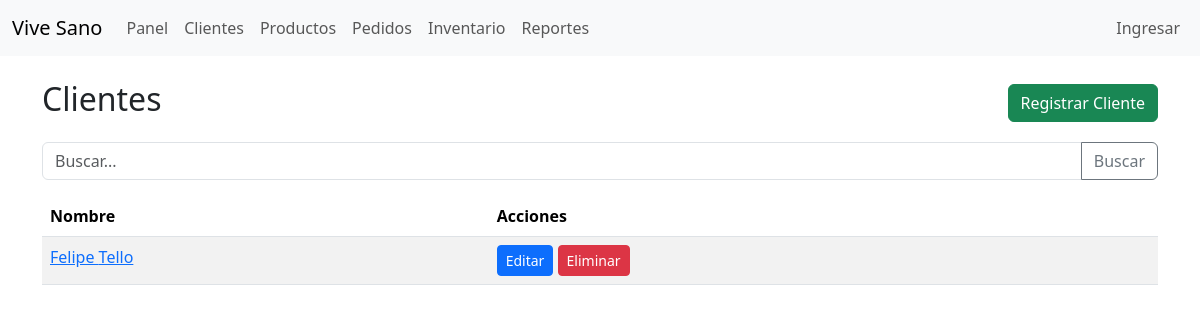
/clientes/listaClientes/, run on an earlier commit of the app's database.
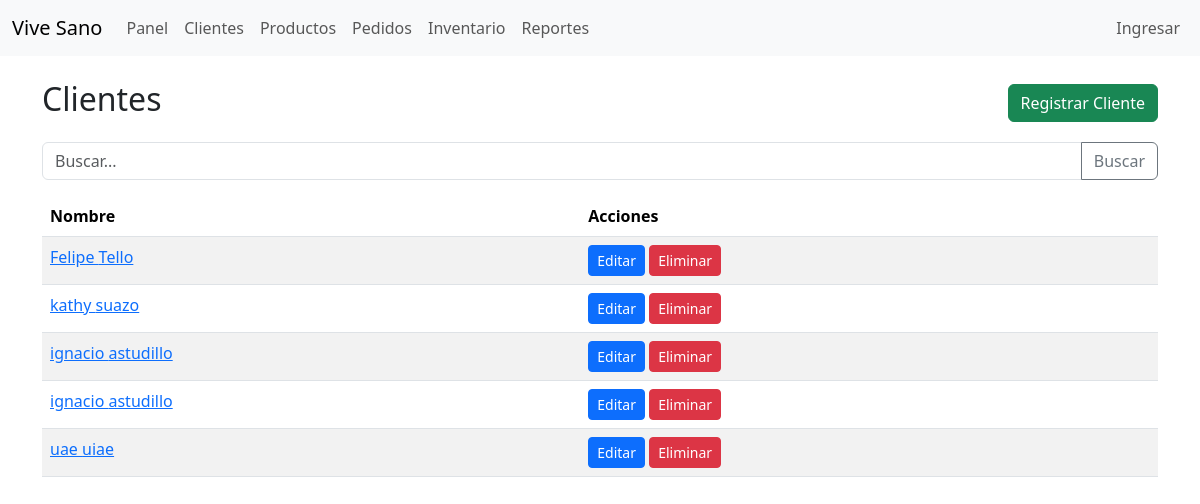
And on a later commit of the database.
### cliente/models.py (models this page shows, shortened)
class Cliente(models.Model):
    nombre_cliente = models.CharField(max_length=100, null = False, blank = False)
    apellido_cliente = models.CharField(max_length=100, null = False, blank = False)
    direccion_cliente = models.CharField(max_length=200)
    telefono_cliente = models.CharField(max_length=15)
    alergia_cliente = models.TextField(max_length=200, null = False, blank = False)

### cliente/views.py (the view)
# urls.py: path('listaClientes/', views.lista_clientes, name = 'lista_clientes'),
def lista_clientes(request):
    clientes = Cliente.objects.all()
    return render(request, 'cliente/listaClientes.html', {'clientes': clientes})

### cliente/templates/cliente/listaClientes.html (shortened to what this page needs)
{% extends 'base.html' %}
{% load static %}
{% block content %}
<div class="d-flex justify-content-between align-items-center">
    <h2>Clientes</h2>
    <a class="btn btn-success" href="/clientes/">Registrar Cliente</a>
</div>
<form class="mt-3 mb-3">
    <div class="input-group">
        <input name="busqueda" value="{{ busqueda }}" class="form-control" placeholder="Buscar...">
        <button class="btn btn-outline-secondary" type="submit">Buscar</button>
    </div>
</form>
<table class="table table-striped">
    <thead>
        <tr>
            <th>Nombre</th>
            <th>Acciones</th>
        </tr>
    </thead>
    <tbody>
        {% for x in clientes %}
        <tr>
            <td><a href="">{{ x.nombre_cliente }} {{ x.apellido_cliente }}</a></td>
            <td>
                <a class="btn btn-sm btn-primary" href="">Editar</a>
                <a class="btn btn-sm btn-danger" href="">Eliminar</a>
            </td>
        </tr>
        {% empty %}
        <tr><td colspan="4">No hay clientes.</td></tr>
        {% endfor %}
    </tbody>
</table>
{% endblock %}

What changed in the data, as far as the page shows it:
added Cliente: nombre_cliente "kathy", apellido_cliente "suazo"
added Cliente: nombre_cliente "ignacio", apellido_cliente "astudillo"
added Cliente: nombre_cliente "ignacio", apellido_cliente "astudillo"
added Cliente: nombre_cliente "uae", apellido_cliente "uiae"
